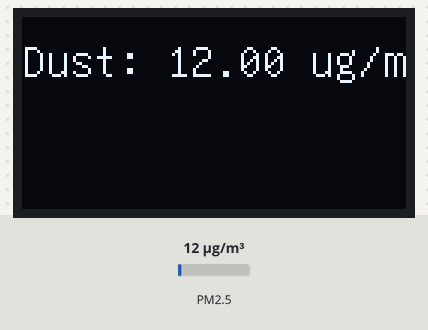
Recording of a sketch running on a simulated Arduino Uno, built with avr-gcc and run on an emulated ATmega328P. Parts: 128×64 one-colour display. The test bench sets the inputs (shaded band); at power-on: PM2.5 12 µg/m³. What the sketch prints to the serial monitor is not drawn.

Above: at 1.2 s.
1.3 s: PM2.5 set to 6 µg/m³
At 3.0 s:
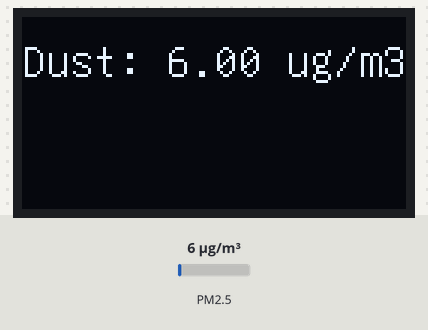
4.0 s: PM2.5 set to 75 µg/m³
At 5.9 s:
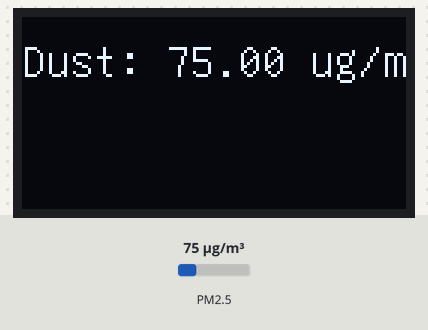
6.4 s: PM2.5 set to 150 µg/m³
At 8.3 s:
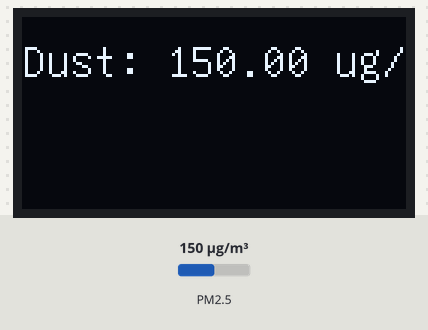
Timing chart, 0 to 9.8 s (numbered marks = the images above; inputs shaded):
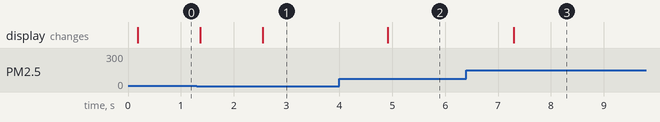

Measured:
- after the input at 1.3 s, the display: first changes after 0.07 s (image 1 shows a later state)
- after the input at 4.0 s, the display: changes after 0.91 s (image 2)
- after the input at 6.4 s, the display: changes after 0.90 s (image 3)

The sketch:

OLED_Dust.ino
```cpp
//Libraries included in the sketch
#include "U8glib.h"
#include <U8glib.h>
#include <Wire.h>
#include <GP2YDustSensor.h>
#include <SPI.h>
#include <SD.h>

#define time_delay 2000

//Initialize our OLED screen
U8GLIB_SH1106_128X64 u8g(U8G_I2C_OPT_DEV_0|U8G_I2C_OPT_FAST);  // Dev 0, Fast I2C / TWI

const uint8_t SHARP_LED_PIN = 10;   // Sharp Dust/particle sensor Led Pin
const uint8_t SHARP_VO_PIN = A0;    // Sharp Dust/particle analog out pin used for reading

GP2YDustSensor dustSensor(GP2YDustSensorType::GP2Y1010AU0F, SHARP_LED_PIN, SHARP_VO_PIN);

void setup() {
  // put your setup code here, to run once:
  Serial.begin(9600);
  //dustSensor.setBaseline(0.4); // set no dust voltage according to your own experiments
  //dustSensor.setCalibrationFactor(1.1); // calibrate against precision instrument
  dustSensor.begin();
}

void loop() {
  // put your main code here, to run repeatedly:

  // Serial Print
  Serial.print("Dust density: ");
  Serial.print(dustSensor.getDustDensity());
  Serial.print(" ug/m3; Running average: ");
  Serial.print(dustSensor.getRunningAverage());
  Serial.println(" ug/m3");

  //OLED print
  // picture loop
  u8g.firstPage();
  do {
    draw();
  } while( u8g.nextPage() );

  //delay before we run again
  delay(1000);
}

void draw(void) {
  // graphic commands to redraw the complete screen should be placed here
  u8g.setFont(u8g_font_unifont);
  u8g.setPrintPos(0, 20);

  // call procedure from base class, http://arduino.cc/en/Serial/Print
  u8g.print("Dust: ");
  u8g.print(dustSensor.getDustDensity());
  u8g.print(" ug/m3");
}
```
